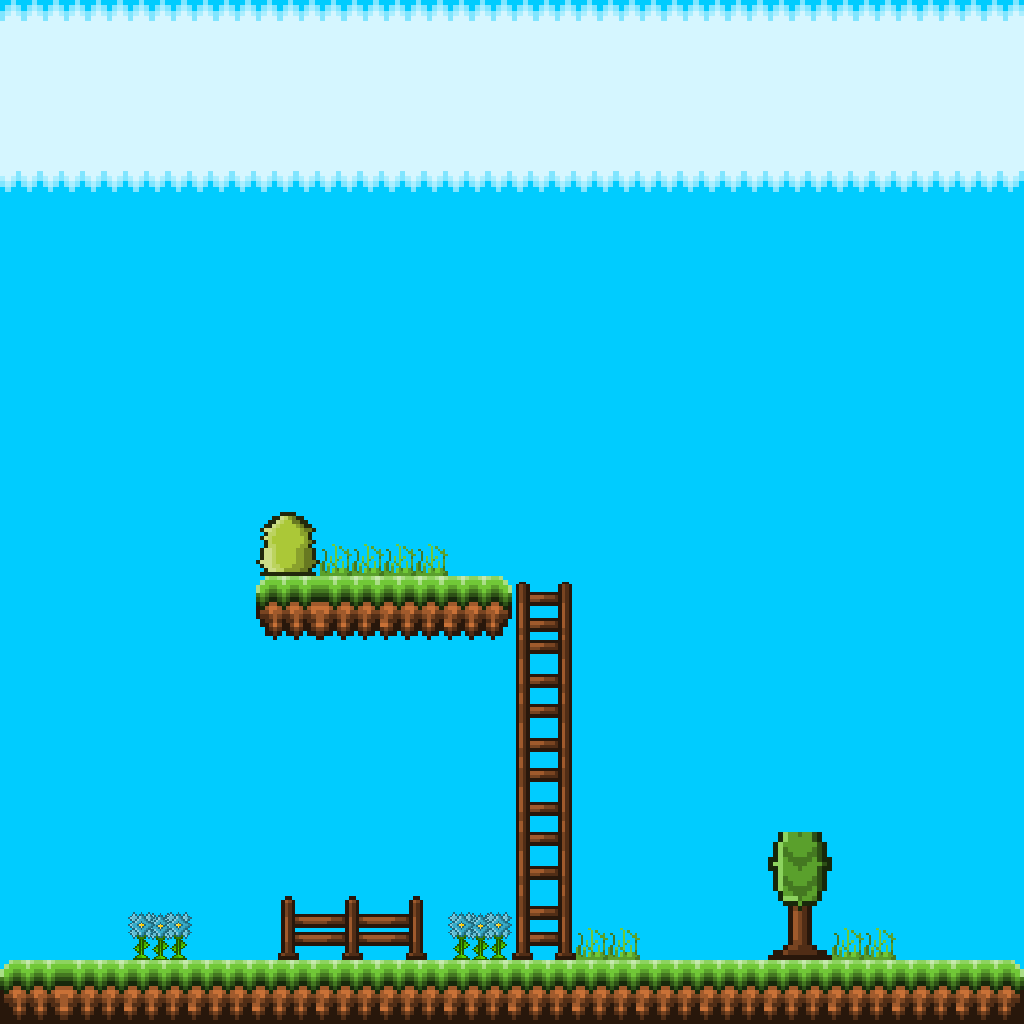

This is a level from a 2D game, rendered from its Tiled map with the project's own tilesets. A one-line summary and the complete map file follow:
An orthogonal 16x16 tile map with 64x64 px tiles, 4 tile layers (Backdrop, Far, Middle, Near).

<map version="1.5" tiledversion="1.7.0" orientation="orthogonal" renderorder="right-down" width="16" height="16" tilewidth="64" tileheight="64" infinite="0" nextlayerid="5" nextobjectid="1">
 <tileset firstgid="1" source="../tilesets/platform.tsx" />
 <layer id="4" name="Backdrop" width="16" height="16">
  <data encoding="csv">
25,25,25,25,25,25,25,25,25,25,25,25,25,25,25,25,
24,24,24,24,24,24,24,24,24,24,24,24,24,24,24,24,
23,23,23,23,23,23,23,23,23,23,23,23,23,23,23,23,
22,22,22,22,22,22,22,22,22,22,22,22,22,22,22,22,
22,22,22,22,22,22,22,22,22,22,22,22,22,22,22,22,
22,22,22,22,22,22,22,22,22,22,22,22,22,22,22,22,
22,22,22,22,22,22,22,22,22,22,22,22,22,22,22,22,
22,22,22,22,22,22,22,22,22,22,22,22,22,22,22,22,
22,22,22,22,22,22,22,22,22,22,22,22,22,22,22,22,
22,22,22,22,22,22,22,22,22,22,22,22,22,22,22,22,
22,22,22,22,22,22,22,22,22,22,22,22,22,22,22,22,
22,22,22,22,22,22,22,22,22,22,22,22,22,22,22,22,
22,22,22,22,22,22,22,22,22,22,22,22,22,22,22,22,
22,22,22,22,22,22,22,22,22,22,22,22,22,22,22,22,
22,22,22,22,22,22,22,22,22,22,22,22,22,22,22,22,
22,22,22,22,22,22,22,22,22,22,22,22,22,22,22,22
</data>
 </layer>
 <layer id="2" name="Far" width="16" height="16">
  <data encoding="csv">
0,0,0,0,0,0,0,0,0,0,0,0,0,0,0,0,
0,0,0,0,0,0,0,0,0,0,0,0,0,0,0,0,
0,0,0,0,0,0,0,0,0,0,0,0,0,0,0,0,
0,0,0,0,0,0,0,0,0,0,0,0,0,0,0,0,
0,0,0,0,0,0,0,0,0,0,0,0,0,0,0,0,
0,0,0,0,0,0,0,0,0,0,0,0,0,0,0,0,
0,0,0,0,0,0,0,0,0,0,0,0,0,0,0,0,
0,0,0,0,0,0,0,0,0,0,0,0,0,0,0,0,
0,0,0,0,1,0,0,0,0,0,0,0,0,0,0,0,
0,0,0,0,0,0,0,0,21,0,0,0,0,0,0,0,
0,0,0,0,0,0,0,0,19,0,0,0,0,0,0,0,
0,0,0,0,0,0,0,0,19,0,0,0,0,0,0,0,
0,0,0,0,0,0,0,0,19,0,0,0,0,0,0,0,
0,0,0,0,0,0,0,0,19,0,0,0,40,0,0,0,
0,0,0,0,0,0,0,0,20,0,0,0,39,0,0,0,
0,0,0,0,0,0,0,0,0,0,0,0,0,0,0,0
</data>
 </layer>
 <layer id="1" name="Middle" width="16" height="16">
  <data encoding="csv">
0,0,0,0,0,0,0,0,0,0,0,0,0,0,0,0,
0,0,0,0,0,0,0,0,0,0,0,0,0,0,0,0,
0,0,0,0,0,0,0,0,0,0,0,0,0,0,0,0,
0,0,0,0,0,0,0,0,0,0,0,0,0,0,0,0,
0,0,0,0,0,0,0,0,0,0,0,0,0,0,0,0,
0,0,0,0,0,0,0,0,0,0,0,0,0,0,0,0,
0,0,0,0,0,0,0,0,0,0,0,0,0,0,0,0,
0,0,0,0,0,0,0,0,0,0,0,0,0,0,0,0,
0,0,0,0,0,0,0,0,0,0,0,0,0,0,0,0,
0,0,0,0,34,30,30,35,0,0,0,0,0,0,0,0,
0,0,0,0,0,0,0,0,0,0,0,0,0,0,0,0,
0,0,0,0,0,0,0,0,0,0,0,0,0,0,0,0,
0,0,0,0,0,0,0,0,0,0,0,0,0,0,0,0,
0,0,0,0,0,0,0,0,0,0,0,0,0,0,0,0,
0,0,0,0,0,0,0,0,0,0,0,0,0,0,0,0,
32,31,31,31,31,31,31,31,31,31,31,31,31,31,31,33
</data>
 </layer>
 <layer id="3" name="Near" width="16" height="16">
  <data encoding="csv">
0,0,0,0,0,0,0,0,0,0,0,0,0,0,0,0,
0,0,0,0,0,0,0,0,0,0,0,0,0,0,0,0,
0,0,0,0,0,0,0,0,0,0,0,0,0,0,0,0,
0,0,0,0,0,0,0,0,0,0,0,0,0,0,0,0,
0,0,0,0,0,0,0,0,0,0,0,0,0,0,0,0,
0,0,0,0,0,0,0,0,0,0,0,0,0,0,0,0,
0,0,0,0,0,0,0,0,0,0,0,0,0,0,0,0,
0,0,0,0,0,0,0,0,0,0,0,0,0,0,0,0,
0,0,0,0,0,16,16,0,0,0,0,0,0,0,0,0,
0,0,0,0,0,0,0,0,0,0,0,0,0,0,0,0,
0,0,0,0,0,0,0,0,0,0,0,0,0,0,0,0,
0,0,0,0,0,0,0,0,0,0,0,0,0,0,0,0,
0,0,0,0,0,0,0,0,0,0,0,0,0,0,0,0,
0,0,0,0,0,0,0,0,0,0,0,0,0,0,0,0,
0,0,15,0,13,12,14,15,0,16,0,0,0,16,0,0,
0,0,0,0,0,0,0,0,0,0,0,0,0,0,0,0
</data>
 </layer>
</map>
